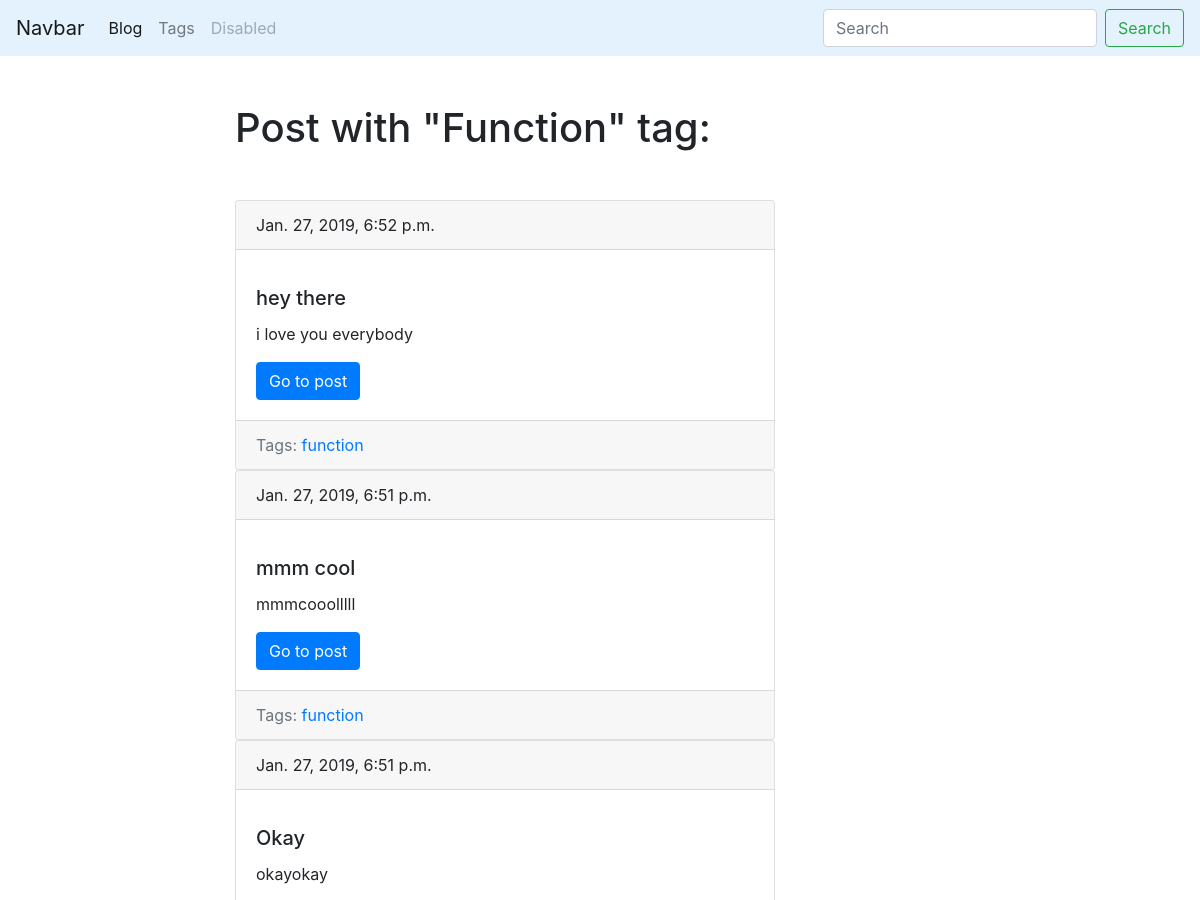
Before: /blog/tag/function/ (upper part) with the older database file.
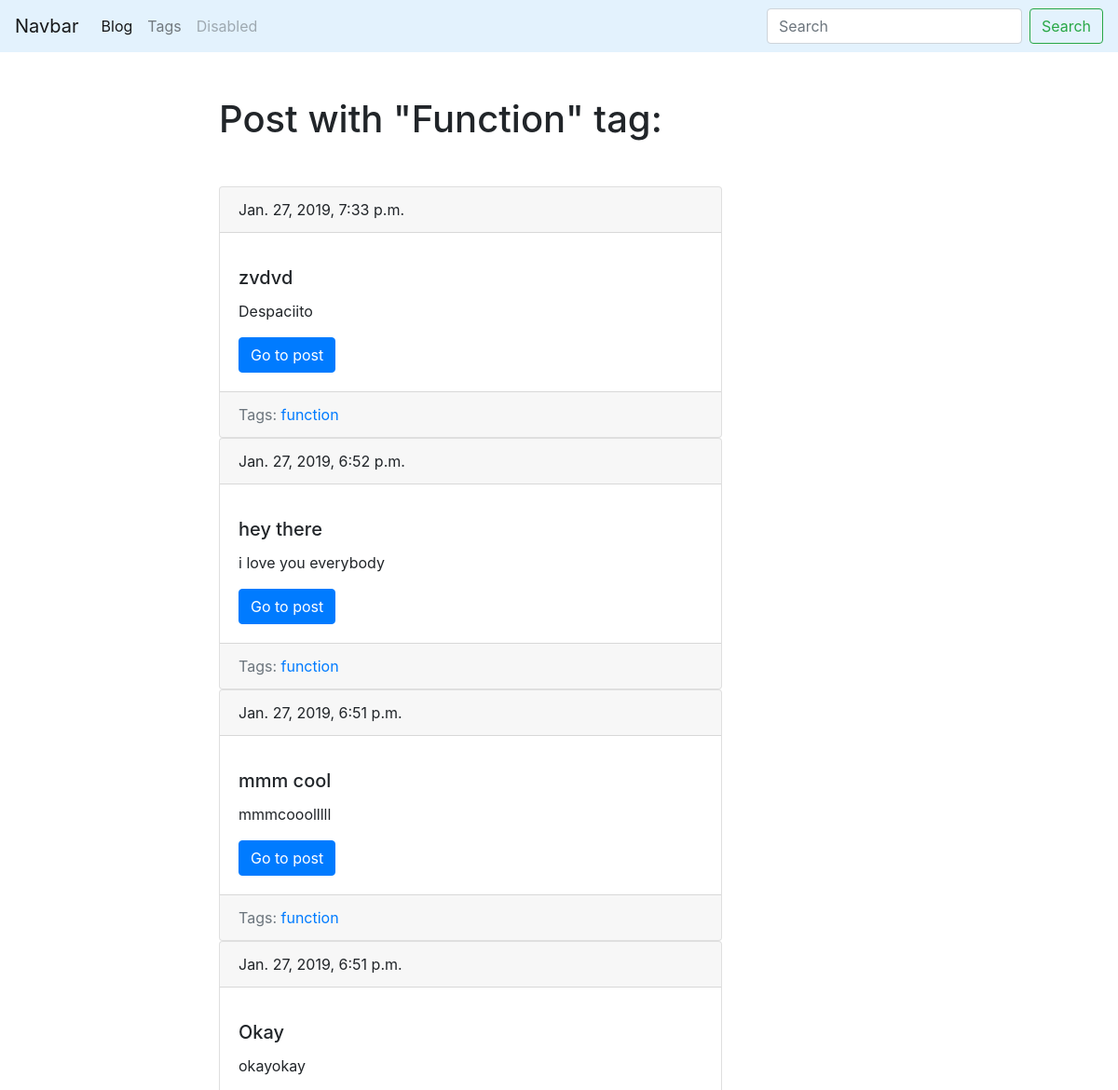
After: the same page with the newer database file.
### blog/models.py (models this page shows, shortened)
class Post(models.Model):
    title = models.CharField(max_length=255,db_index=True)
    slug = models.SlugField(max_length=100,unique=True,blank=True)
    body = models.TextField(blank=True,db_index=True)
    date_pub = models.DateTimeField(auto_now_add=True)
    tags = models.ManyToManyField('Tag',blank=True,related_name='posts')
    def get_absolute_url(self):
        return reverse('post_detail_url',kwargs={'slug':self.slug})
    class Meta:
        ordering = ['-date_pub']

class Tag(models.Model):
    title = models.CharField(max_length=50)
    slug  = models.SlugField(max_length=50,unique=True)
    def get_absolute_url(self):
        return reverse('tag_detail_url',kwargs={'slug':self.slug})
    class Meta:
        ordering = ['title']

### blog/views.py (the view)
# urls.py: path('tag/<str:slug>/',TagDetail.as_view(),name='tag_detail_url'),
class TagDetail(ObjectDetailMixin,View):
    model = Tag
    template = 'blog/tag_detail.html'

### blog/utils.py (called while the page is built)
    def get(self,request,slug):
        obj = get_object_or_404(self.model,slug__iexact=slug)
        return render(request,self.template,context={self.model.__name__.lower():obj,'admin_object':obj,'detail':True})

### blog/templates/blog/tag_detail.html (shortened to what this page needs)
{% extends 'bases/base.html' %}
{% block content %}
  <h1 class='mb-5'>Post with "{{tag.title|title}}" tag:</h1>
  {% for post in tag.posts.all %}
        {% include 'blog/includes/post_card.html' %}
    {% endfor %}
{% endblock %}

### blog/templates/blog/includes/post_card.html
<div class="card">
    <div class="card-header mb-3">
      {{post.date_pub}}
    </div>
    <div class="card-body">
      <h5 class="card-title">{{post.title}}</h5>
      <p class="card-text">{{post.body|truncatewords:15}}</p>
      <a href="{{post.get_absolute_url}}" class="btn btn-primary">Go to post</a>
    </div>
<div class="card-footer text-muted">
 Tags:
   {% for tag in post.tags.all  %}
      <a href="{{tag.get_absolute_url}}">{{tag.title}}</a>
   {% endfor %}
</div>
  </div>

Changed rows visible on the page:
added Post: date_pub "Jan. 27, 2019, 7:33 p.m.", title "zvdvd", body "Despaciito", Tag (title "function")
